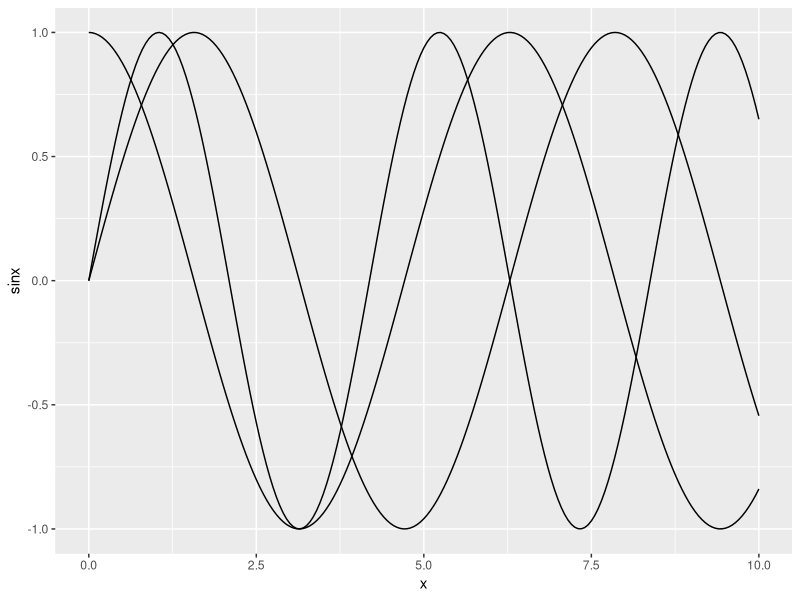
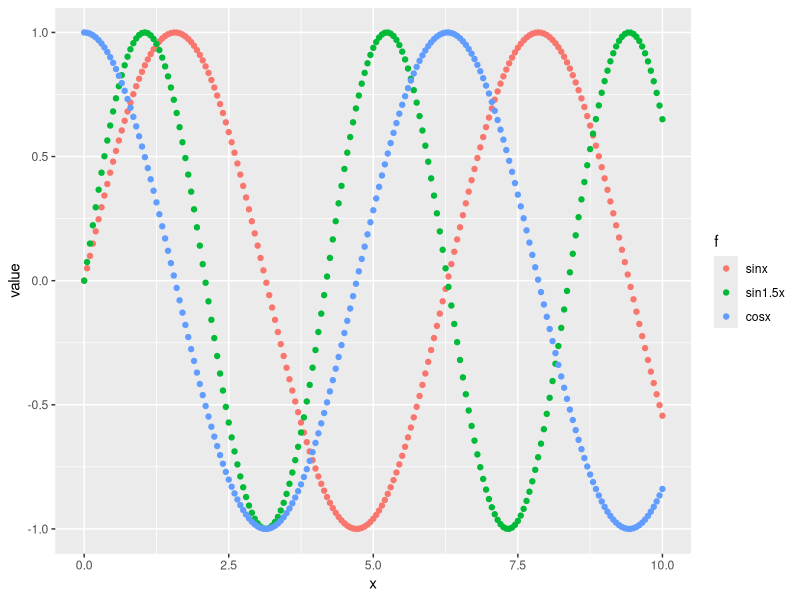

Write the R code that produced these figures, in order.
## ---- chunk 1
# load some libraries
library('ggplot2')
library('reshape2')
## ---- chunk 2
d <- data.frame(x=seq(0,10,by=0.05))
d$sinx <- sin(d$x)
d$sin1.5x <- sin(1.5*d$x)
d$cosx <- cos(d$x)
## ---- chunk 3
# plot it the hard way
ggplot(data=d) + 
  geom_line(aes(x=x,y=sinx)) +
  geom_line(aes(x=x,y=sin1.5x)) +
  geom_line(aes(x=x,y=cosx))

head(d)
## ---- chunk 4
# move to long/thin frames to automate stuff
dM <- melt(d,id.vars='x',variable.name='f')
head(dM)
head(dM[dM$x %in% c(0.0,0.05),])

ggplot(data=dM,aes(x=x,y=value,color=f)) +
  geom_point()

# move data the back into wide format other way
dL <- dcast(dM,x~f)
print(head(dL))
